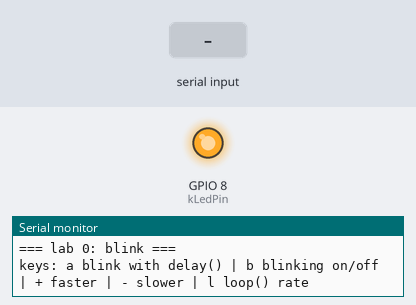
Bench run of a sketch on a simulated ESP32-S3. Shown: output pins drawn as LEDs (lit = HIGH), the last lines printed to the serial monitor. Dashed ring = blinking. The test bench sets the inputs (shaded band).

Above: at 1.4 s.
1.5 s: "b" received over Serial
At 2.5 s:
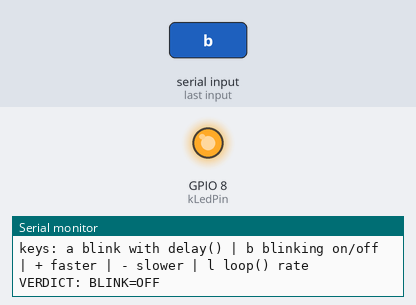
3.0 s: "a" received over Serial
At 3.4 s:
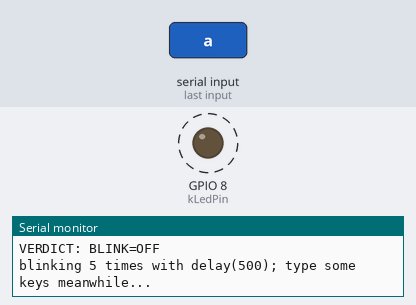
Timing chart, 0 to 9.0 s (numbered marks = the images above; inputs shaded):
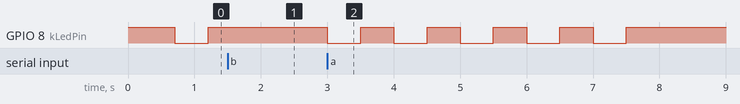

The sketch:

blink.ino
```cpp
// blink - a digital output, and two ways to wait
//
// The blue LED sits on GPIO 8 and is lit when the pin is LOW. The sketch
// blinks it with millis(): loop() never waits, it only checks whether it is
// time to toggle. So loop() stays free to read keys at the same time.
// Key a blinks the other way, with delay(), to show what that costs.
//
//   a  blink 5 times with delay(): loop() is stuck until it is done
//   b  turn the millis() blinking on or off
//   +  blink twice as fast       -  blink twice as slow
//   l  count how many times loop() runs in one second

// ---- EXPERIMENT KNOBS ----
const int kLedPin = 8;            // the blue LED on the Super Mini
const uint32_t kStartHalfMs = 500;  // LED on for this long, then off for this long
const int kBlockingBlinks = 5;    // how many blinks key a does with delay()

static uint32_t g_half_ms = kStartHalfMs;
static bool g_blinking = true;
static bool g_led_on = false;
static uint32_t g_last_toggle_ms = 0;

// Counting loop() passes for key l
static bool g_counting = false;
static uint32_t g_count = 0;
static uint32_t g_count_start_ms = 0;

static void led_set(bool on) {
    g_led_on = on;
    digitalWrite(kLedPin, on ? LOW : HIGH);  // LOW lights this LED
}

static void blink_with_delay(void) {
    Serial.printf("blinking %d times with delay(%lu); type some keys meanwhile...\n", kBlockingBlinks,
                  (unsigned long)g_half_ms);
    uint32_t t0 = millis();
    for (int i = 0; i < kBlockingBlinks; i++) {
        led_set(true);
        delay(g_half_ms);
        led_set(false);
        delay(g_half_ms);
    }
    uint32_t blocked = millis() - t0;

    Serial.printf("loop() was stuck for %lu ms; %d characters waited in the input buffer\n",
                  (unsigned long)blocked, Serial.available());
    while (Serial.available() > 0) Serial.read();  // drop them, they came too late

    g_last_toggle_ms = millis();
    char v[48];
    snprintf(v, sizeof(v), "BLOCKED_MS=%lu", (unsigned long)blocked);
    Serial.printf("VERDICT: %s\n", v);
}

void setup() {
    pinMode(kLedPin, OUTPUT);
    led_set(false);

    Serial.begin(115200);
    uint32_t t = millis();
    while (!Serial && millis() - t < 3000) delay(10);
    delay(200);
    Serial.println();
    Serial.println("=== lab 0: blink ===");
    Serial.println("keys: a blink with delay() | b blinking on/off | + faster | - slower | l loop() rate");
    g_last_toggle_ms = millis();
}

void loop() {
    uint32_t now = millis();

    // The non-blocking blink: toggle only when half a period has passed.
    // now - last stays correct even when millis() wraps after 49.7 days.
    if (g_blinking && now - g_last_toggle_ms >= g_half_ms) {
        g_last_toggle_ms = g_last_toggle_ms + g_half_ms;  // keeps the rhythm exact
        led_set(!g_led_on);
    }

    if (g_counting) {
        g_count = g_count + 1;
        if (now - g_count_start_ms >= 1000) {
            g_counting = false;
            Serial.printf("loop() ran %lu times in one second, while the LED kept blinking\n",
                          (unsigned long)g_count);
            char v[48];
            snprintf(v, sizeof(v), "LOOPS_PER_S=%lu", (unsigned long)g_count);
            Serial.printf("VERDICT: %s\n", v);
        }
    }

    if (Serial.available() > 0) {
        int k = Serial.read();
        if (k == 'a') {
            blink_with_delay();
        } else if (k == 'b') {
            g_blinking = !g_blinking;
            if (!g_blinking) led_set(false);
            g_last_toggle_ms = millis();
            Serial.printf("VERDICT: BLINK=%s\n", g_blinking ? "ON" : "OFF");
        } else if (k == '+' && g_half_ms > 25) {
            g_half_ms = g_half_ms / 2;
            Serial.printf("LED on %lu ms, off %lu ms\n", (unsigned long)g_half_ms, (unsigned long)g_half_ms);
        } else if (k == '-' && g_half_ms < 4000) {
            g_half_ms = g_half_ms * 2;
            Serial.printf("LED on %lu ms, off %lu ms\n", (unsigned long)g_half_ms, (unsigned long)g_half_ms);
        } else if (k == 'l') {
            g_count = 0;
            g_count_start_ms = millis();
            g_counting = true;
        }
    }
    // No delay() here: loop() comes back as fast as it can.
}
```

Measured:
- after the input at 1.5 s, GPIO 8 (kLedPin): stays HIGH (without the input it goes to LOW after 0.20 s)
- after the input at 3.0 s, GPIO 8 (kLedPin): alternates HIGH for 0.50 s and LOW for 0.50 s, 10 changes in all, then stays HIGH, starting at once
